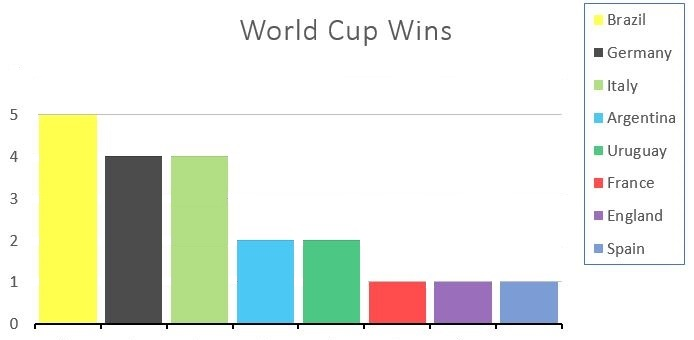
%> input picture BarChart -  Code/Case 2/2.JPG, 694 x 340 px
$ octave --eval "result = ExtractBars(imread('Case 2/2.JPG'));"   (GNU Octave 9; MATLAB toolbox functions it lacks are replaced by stand-ins)
%> lines starting %> are read from the running program, lines starting %| are printed output that depends on the picture; in (x1, y1, x2, y2) boxes, pixels count from 0 and x2, y2 are one past the last pixel; in counts of white or black regions, pixels touching at a corner belong together; the program's own positions count from 1
function [Bars_image, Bars_stat] = ExtractBars(Original_img)

gray_img = rgb2gray(Original_img);
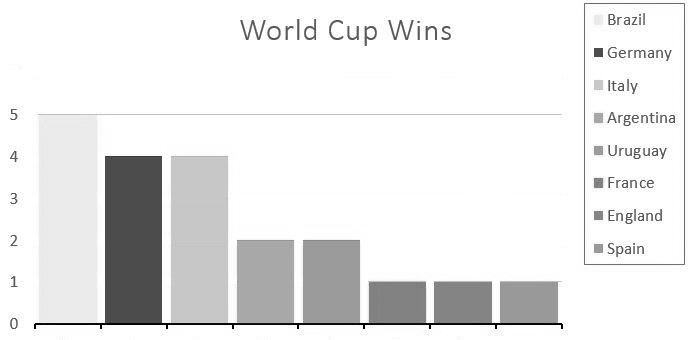
%> gray_img: size 340x694 uint8; min 0, max 255, mean 232.9

% Detect rectangles
BW_img = (gray_img < 240);
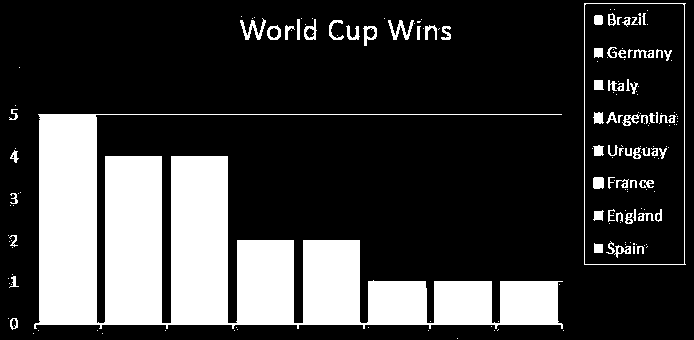
%> BW_img: size 340x694 logical; 23.2% white; 185 white regions (113 under 20 px), largest, box (x1, y1, x2, y2) and area: (34, 114, 563, 329) 49571, (584, 3, 686, 265) 726, (240, 18, 266, 40) 213
SE = strel('square',25);
Boxes_img = imopen(BW_img, SE);
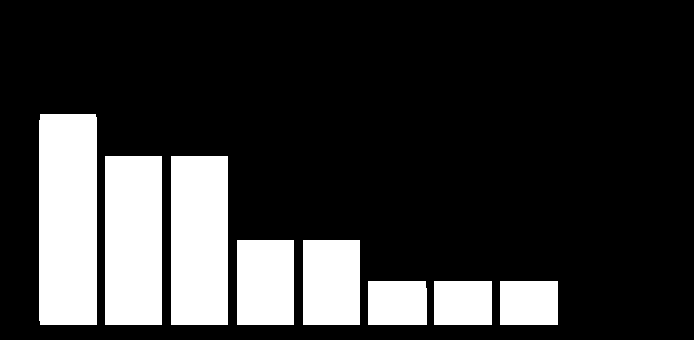
%> Boxes_img: size 340x694 logical; 20.7% white; 8 white regions
%figure, imshow(Boxes_img);

% % Extract bounding box
Bars_image = Original_img.*uint8(Boxes_img);
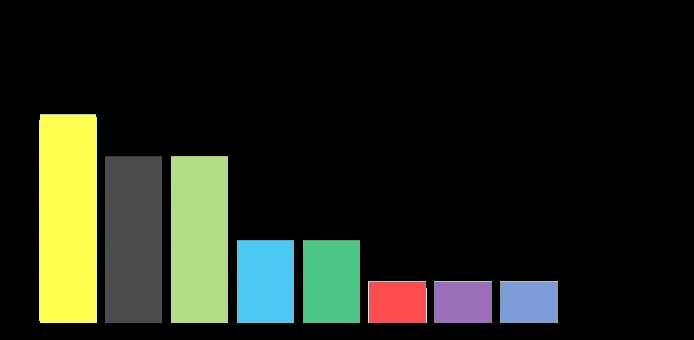
%> Bars_image: size 340x694x3 uint8; mean R, G, B 32, 36.7, 25.2
Bars_stat = regionprops(Boxes_img,'BoundingBox', 'Area', 'Centroid');
%> Bars_stat = 8 regions; box (x1, y1, x2, y2), Area and Centroid: (39, 114, 97, 325) 12225 [68.5 220], (105, 156, 162, 325) 9633 [134 241], (171, 156, 228, 325) 9633 [200 241], (237, 240, 294, 325) 4845 [266 283], (303, 240, 360, 325) 4845 [332 283], (368, 281, 427, 325) 2589 [397.9 303.6], (434, 281, 492, 325) 2552 [463.5 303.5], (500, 281, 558, 325) 2552 [529.5 303.5]

end

% [5 lines of commented-out code are left out]

$ run again, on BarChart -  Code/Case 2/1.png
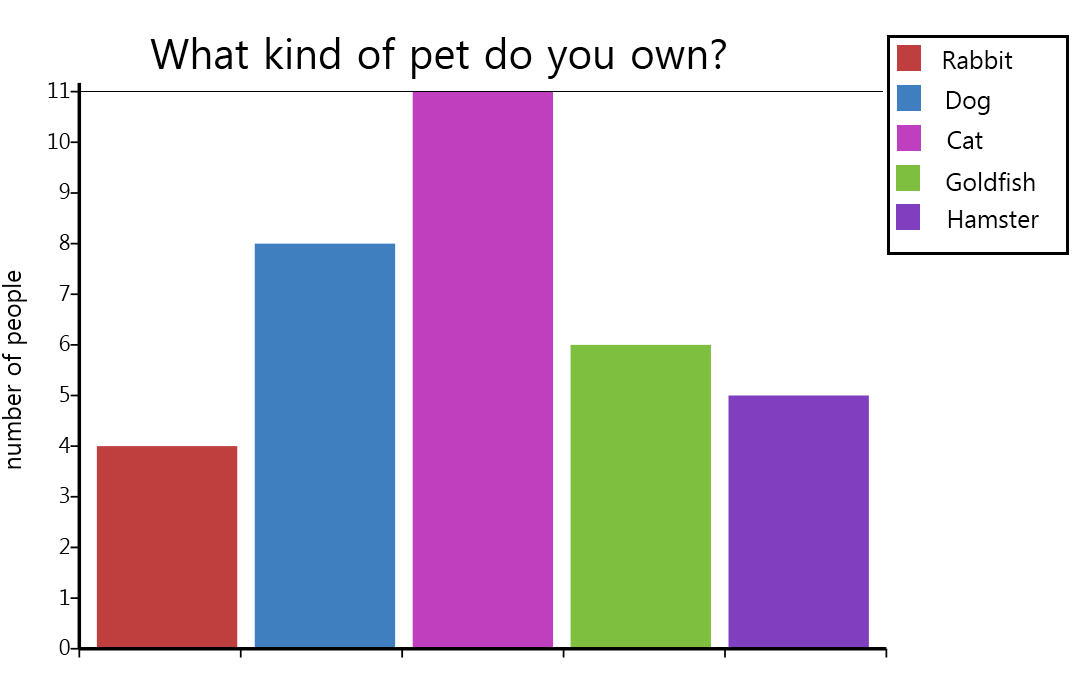
%> input picture BarChart -  Code/Case 2/1.png, 1088 x 696 px
%> in ExtractBars, `BW_img = (gray_img < 240);`:
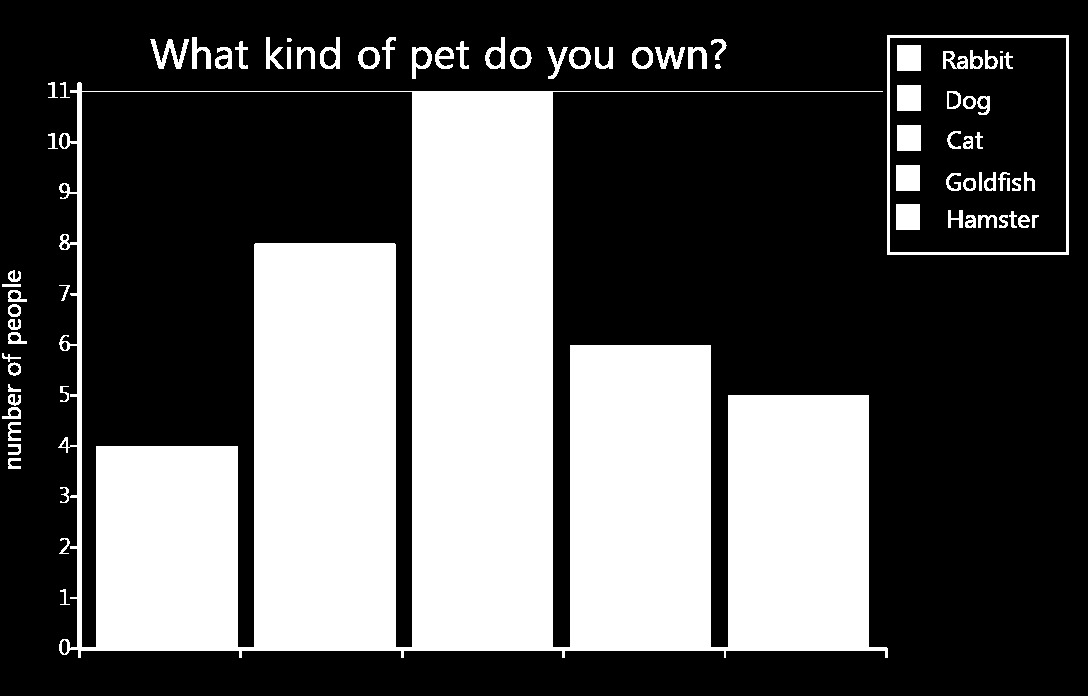
%> BW_img: size 696x1088 logical; 35% white; 80 white regions (2 under 20 px), largest, box (x1, y1, x2, y2) and area: (58, 82, 888, 658) 250003, (887, 35, 1069, 255) 2376, (897, 45, 921, 71) 624
%> Boxes_img: size 696x1088 logical; 32.4% white; 5 white regions
%> in ExtractBars, `Bars_image = Original_img.*uint8(Boxes_img);`:
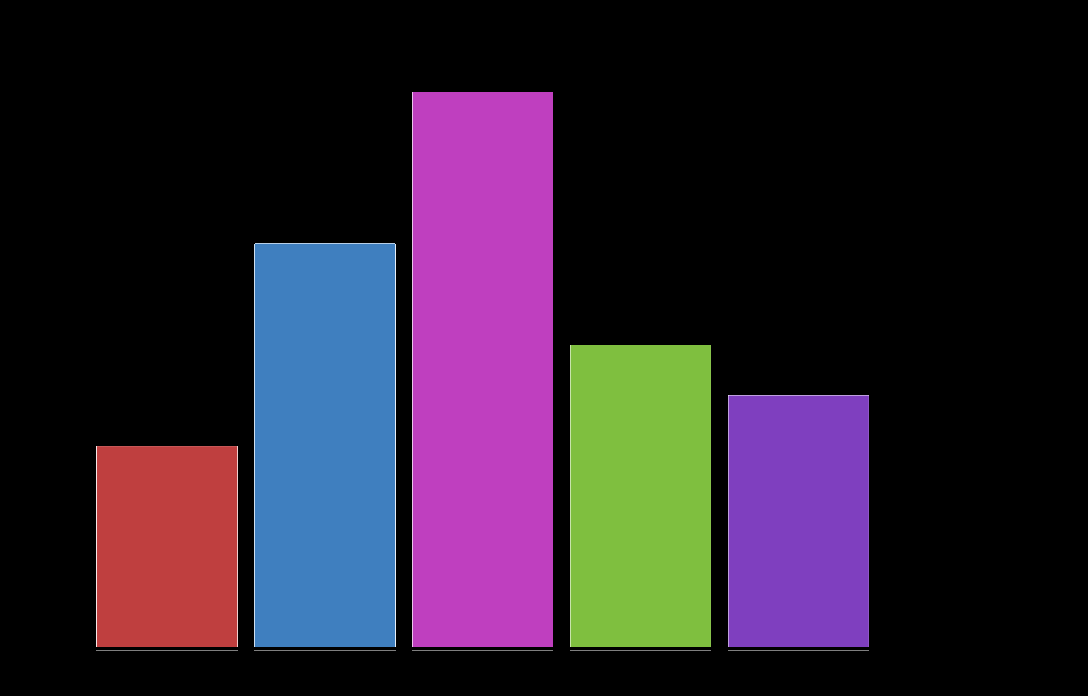
%> Bars_image: size 696x1088x3 uint8; mean R, G, B 45.2, 32.7, 49.5
%> Bars_stat = 5 regions; box (x1, y1, x2, y2), Area and Centroid: (412, 91, 553, 651) 78960 [483 371.5], (254, 243, 396, 651) 57934 [325.5 447.5], (570, 345, 711, 651) 43146 [641 498.5], (728, 395, 869, 651) 36096 [799 523.5], (96, 446, 238, 651) 29110 [167.5 549]
